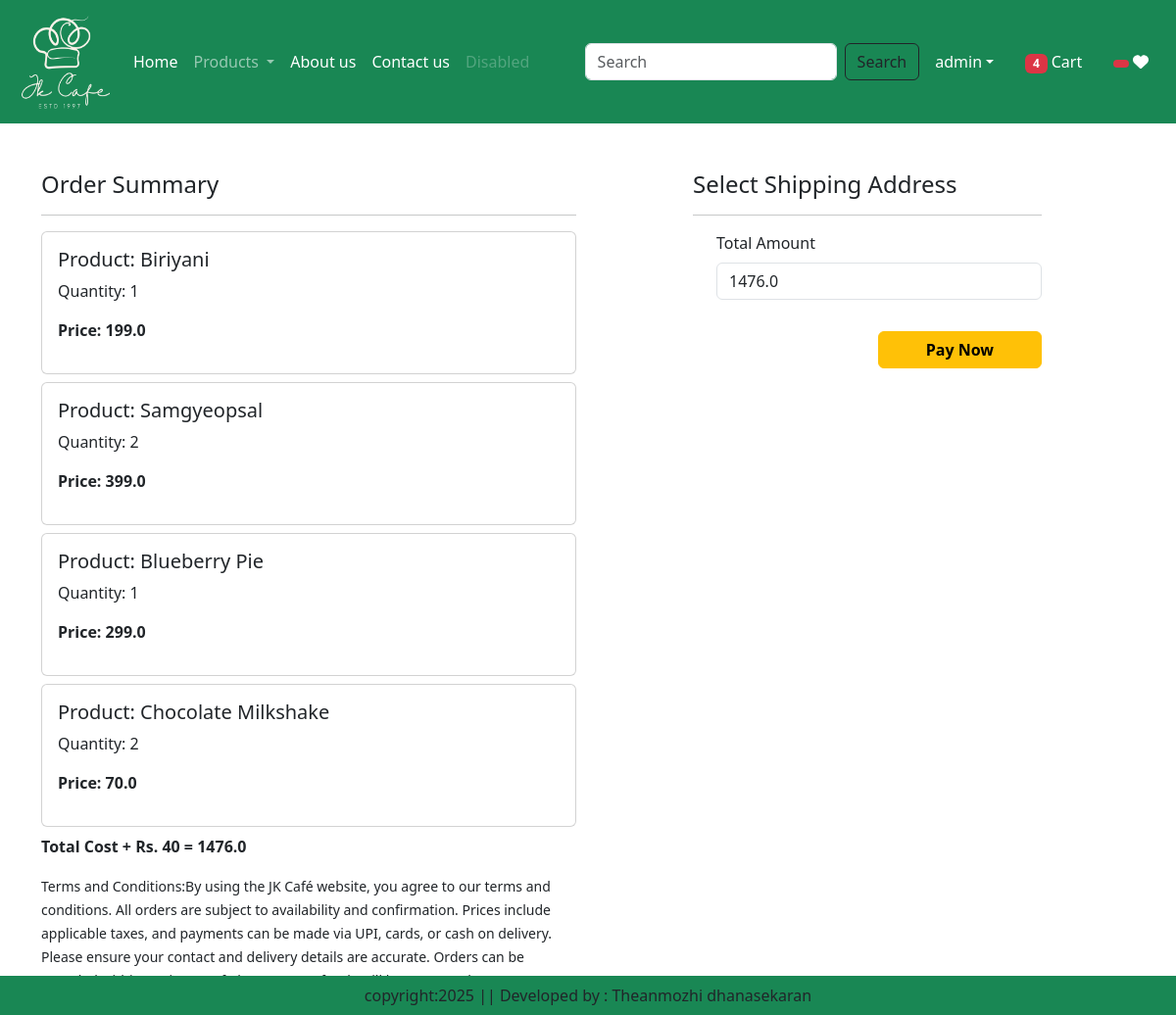
Screenshot of /checkout/ (signed in) with the database file from the repository.
### app/models.py (models this page shows, shortened)
class Cart(models.Model):
    user=models.ForeignKey(User,on_delete=models.CASCADE)
    product=models.ForeignKey(Product,on_delete=models.CASCADE)
    quantity=models.PositiveIntegerField(default=1)
    class Meta:
        unique_together = ('user', 'product')

class Product(models.Model):
    title=models.CharField(max_length=100)
    selling_price=models.FloatField()
    discounted_price=models.FloatField()
    description=models.TextField()
    composition=models.TextField(default='')
    proadapp=models.TextField(default='')
    category=models.CharField(choices=CATEGORY_CHOICES,max_length=2)
    product_image=models.ImageField(upload_to='product')

### app/views.py (the view)
# urls.py: path('checkout/',views.Checkout.as_view(),name='checkout'),
class Checkout(View):
    def get(self,request):
        totalitem=0
        wishitem=0
        if request.user.is_authenticated:
            totalitem=len(Cart.objects.filter(user=request.user))
        user=request.user
        add=Customer.objects.filter(user=user)
        cart_items=Cart.objects.filter(user=user)
        famount=0
        for p in cart_items:
            value=p.quantity*p.product.discounted_price
            famount=famount+value
        totalamount=famount+40
        return render(request,'app/checkout.html',locals())

### app/templates/app/checkout.html (shortened to what this page needs)
{% extends 'app/base.html' %}
{% load static %}
{% block main-content %}
<div class="container">
    <div class="row mt-5">
        <div class="col-sm-6">
            <h4>Order Summary</h4>
            <hr>
            {% for item in cart_items %}
            <div class="card mb-2">
                <div class="card-body">
                    <h5>Product: {{item.product.title}}</h5>
                    <p>Quantity: {{item.quantity}}</p>
                    <p class="fw-bold">Price: {{item.product.discounted_price}}</p>
                </div>
            </div>
            {% endfor %}
            <p class="fw-bold">Total Cost + Rs. 40 = {{totalamount}}</p>
            <small>Terms and Conditions:By using the JK Café website, you agree to our terms and conditions. All orders are subject to availability and confirmation. Prices include applicable taxes, and payments can be made via UPI, cards, or cash on delivery. Please ensure your contact and delivery details are accurate. Orders can be canceled within 5 minutes of placement. Refunds will be processed as per our policy. JK Café reserves the right to modify or update these terms at any time.
</small>
        </div>
        <div class="col-sm-4 offset-sm-1">
            <h4>Select Shipping Address</h4>
            <hr>
            <form method="post" id="myform">
                <div class="form-check mb-3">
                    <label for="totamount" class="form-label">Total Amount</label>
                    <input type="number" class="form-control" name="totamount" value={{totalamount}} readonly>
                </div>
                <div class="text-end">
                    <button type="submit" class="btn btn-warning mt-3 px-5 fw-bold">Pay Now</button>
                </div>
            </form>
        </div>
    </div>
</div>
{% endblock main-content %}

### app/templates/app/base.html (shortened to what this page needs)
<!DOCTYPE html>
<html lang="en">
<head>
{% load static %}
    <link href="https://cdn.jsdelivr.net/npm/bootstrap@5.3.6/dist/css/bootstrap.min.css" rel="stylesheet">
    <link rel="stylesheet" href ="{%static 'css/owl.carousel.min.css'%}"/>
    <link rel="stylesheet" href ="{%static 'css/all.min.css'%}"/>
    <link rel="stylesheet" href ="{%static 'css/style.css'%}"/>
</head>
<body>
    <nav class="navbar navbar-expand-lg navbar-dark bg-success">
        <div class="container-fluid">
            <a class="navbar-brand" href="#">
                <img src="{% static 'images/jk_cafe.png'%}" width="100" height="100"/>
            </a>
            <div class="collapse navbar-collapse" id="navbarSupportedContent">
                <ul class="navbar-nav me-auto mb-2 mb-lg-0">
                    {% if request.user.is_authenticated%}
                    <li class="nav-item">
                        <a class="nav-link active" aria-current="page" href="/">Home</a>
                    </li>
                    <li class="nav-item dropdown">
                        <a class="nav-link dropdown-toggle" href="#" role="button" data-bs-toggle="dropdown" aria-expanded="false">
                        Products
                        </a>
                    </li>
                    <li class="nav-item">
                        <a class="nav-link text-white" href="{% url 'about' %}">About us</a>
                    </li>
                    <li class="nav-item">
                        <a class="nav-link text-white" href="{% url 'contact' %}">Contact us</a>
                    </li>
                    <li class="nav-item">
                        <a class="nav-link disabled" aria-disabled="true">Disabled</a>
                    </li>
                </ul>
                <form class="d-flex" role="search" action="/search">
                    <input class="form-control me-2" type="search" placeholder="Search"  name="search" aria-label="Search"/>
                    <button class="btn btn-outline-dark" type="submit">Search</button>
                </form>
            </div>
            <ul class="navbar-nav me-auto mb-2 mb-lg-0">
                <li class="nav-item dropdown mx-2">
                    <a class="nav-link dropdown-toggle text-white" href="#" id="profileDropdown" role="button" data-bs-toggle="dropdown" aria-expanded="false">{{user}}</a>
                </li>
                <li class="nav-item mx-2">
                    <a href="{% url 'showcart' %}" class="nav-link text-white"><span class="badge bg-danger">{% if totalitem > 0 %}
                        {{totalitem}} {% endif %} </span> Cart</a>
                </li>
                <li class="nav-item mx-2">
                    <a href="{% url 'showwishlist' %}" class="nav-link text-white"><span class="badge bg-danger"> </span>    <i class="fa fa-heart"></i></a>
                </li>
                {% endif %}
            </ul>
        </div>
    </nav>
    {% block main-content %}{% endblock main-content %}
    <footer class="container-fluid  fixed-bottom bg-success text-center  p-2  mt-5">
        copyright:2025 || Developed by : Theanmozhi dhanasekaran
    </footer>
</body>
</html>

### rows the page displays
Cart: product "Biriyani", quantity "1", product.discounted_price "199.0"
Cart: product "Samgyeopsal", quantity "2", product.discounted_price "399.0"
Cart: product "Blueberry Pie", quantity "1", product.discounted_price "299.0"
Cart: product "Chocolate Milkshake", quantity "2", product.discounted_price "70.0"

### other values shown
{{ user }} "admin"
{{ totalitem }} "4"
{{ totalamount }} "1476.0"
